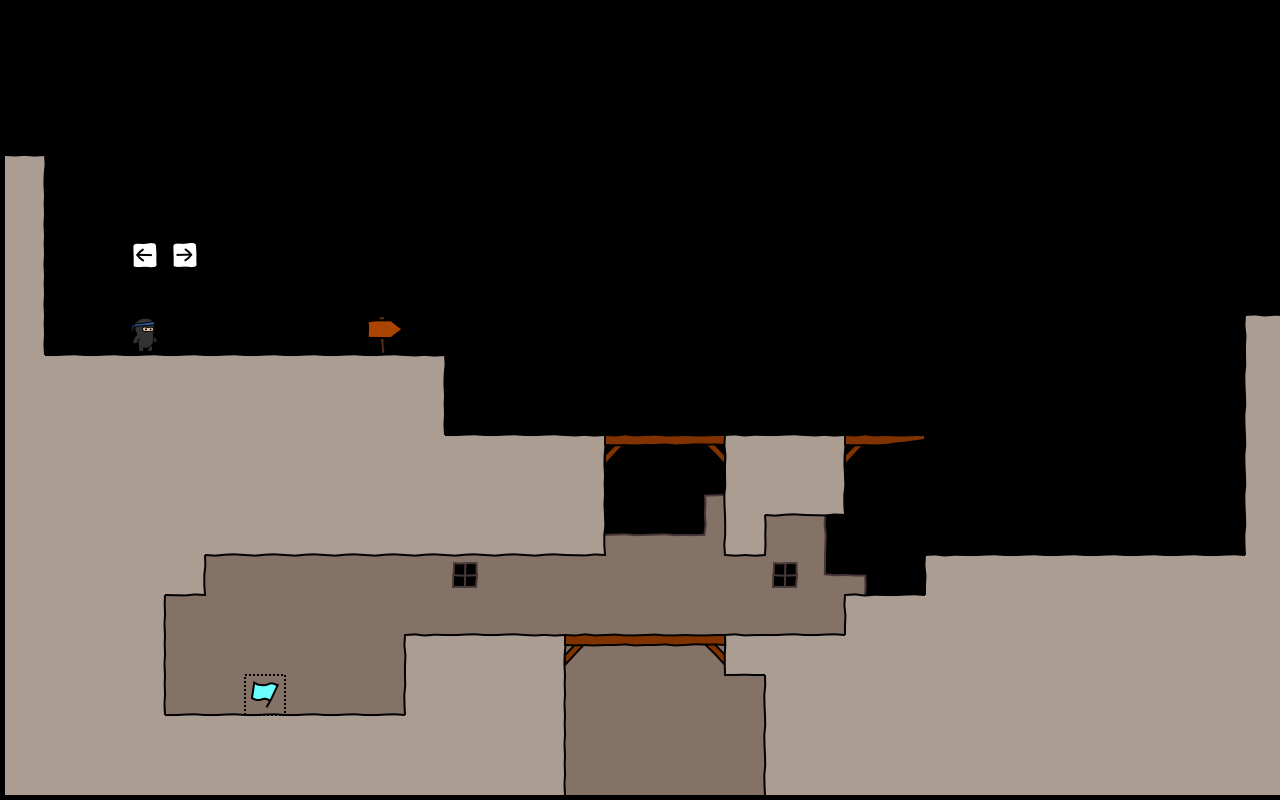

A level layout from a 2D game, rendered from its tile map. Below: a short description, then the map file with its tile-grid data intact:
An orthogonal 32x20 tile map with 40x40 px tiles, 3 tile layers (bg, walls, objects), 1 hidden layer not drawn, 3 tilesets.

<map version="1.0" orientation="orthogonal" width="32" height="20" tilewidth="40" tileheight="40">
 <tileset firstgid="1" name="world1" tilewidth="50" tileheight="50">
  <image source="levelconverter/maps/world1.png" width="400" height="400" />
 </tileset>
 <tileset firstgid="65" name="objectpalette" tilewidth="50" tileheight="50">
  <image source="levelconverter/maps/objectpalette.png" width="400" height="500" />
 </tileset>
 <tileset firstgid="145" name="background" tilewidth="50" tileheight="50">
  <image source="levelconverter/maps/background1.png" width="400" height="400" />
 </tileset>
 <layer name="bg" width="32" height="20">
  <data encoding="csv">
0,0,0,0,0,0,0,0,0,0,0,0,0,0,0,0,0,0,0,0,0,0,0,0,0,0,0,0,0,0,0,0,
0,0,0,0,0,0,0,0,0,0,0,0,0,0,0,0,0,0,0,0,0,0,0,0,0,0,0,0,0,0,0,0,
0,0,0,0,0,0,0,0,0,0,0,0,0,0,0,0,0,0,0,0,0,0,0,0,0,0,0,0,0,0,0,0,
0,0,0,0,0,0,0,0,0,0,0,0,0,0,0,0,0,0,0,0,0,0,0,0,0,0,0,0,0,0,0,0,
0,0,0,0,0,0,0,0,0,0,0,0,0,0,0,0,0,0,0,0,0,0,0,0,0,0,0,0,0,0,0,0,
0,0,0,0,0,0,0,0,0,0,0,0,0,0,0,0,0,0,0,0,0,0,0,0,0,0,0,0,0,0,0,0,
0,0,0,0,0,0,0,0,0,0,0,0,0,0,0,0,0,0,0,0,0,0,0,0,0,0,0,0,0,0,0,0,
0,0,0,0,0,0,0,0,0,0,0,0,0,0,0,0,0,0,0,0,0,0,0,0,0,0,0,0,0,0,0,0,
0,0,0,0,0,0,0,0,0,0,0,0,0,0,0,0,0,0,0,0,0,0,0,0,0,0,0,0,0,0,0,0,
0,0,0,0,0,0,0,0,0,0,0,0,0,0,0,0,0,0,0,0,0,0,0,0,0,0,0,0,0,0,0,0,
0,0,0,0,0,0,0,0,0,0,0,0,0,0,0,0,0,0,0,0,0,0,0,0,0,0,0,0,0,0,0,0,
0,0,0,0,0,0,0,0,0,0,0,0,0,0,0,0,0,0,0,0,0,0,0,0,0,0,0,0,0,0,0,0,
146,146,146,146,146,146,146,146,146,146,146,146,146,146,147,0,0,145,146,146,147,0,0,0,0,0,0,0,0,0,0,0,
154,154,154,154,154,154,154,154,154,154,154,154,154,154,149,146,146,148,154,154,155,0,0,0,0,0,0,0,0,0,0,0,
154,154,154,154,154,154,154,154,154,154,154,150,154,154,154,154,154,154,154,150,149,147,0,0,0,0,0,0,0,0,0,0,
154,154,154,154,154,154,154,154,154,154,154,154,154,154,154,154,154,154,154,154,154,155,0,0,0,0,0,0,0,0,0,0,
154,154,154,154,154,154,154,154,154,154,154,154,154,154,154,154,154,154,154,154,154,155,0,0,0,0,0,0,0,0,0,0,
154,154,154,154,154,154,154,154,154,154,154,154,154,154,154,154,154,154,154,154,154,155,0,0,0,0,0,0,0,0,0,0,
154,154,154,154,154,154,154,154,154,154,154,154,154,154,154,154,154,154,154,154,154,155,0,0,0,0,0,0,0,0,0,0,
154,154,154,154,154,154,154,154,154,154,154,154,154,154,154,154,154,154,154,154,154,155,0,0,0,0,0,0,0,0,0,0
</data>
 </layer>
 <layer name="walls" width="32" height="20">
  <data encoding="csv">
0,0,0,0,0,0,0,0,0,0,0,0,0,0,0,0,0,0,0,0,0,0,0,0,0,0,0,0,0,0,0,0,
0,0,0,0,0,0,0,0,0,0,0,0,0,0,0,0,0,0,0,0,0,0,0,0,0,0,0,0,0,0,0,0,
0,0,0,0,0,0,0,0,0,0,0,0,0,0,0,0,0,0,0,0,0,0,0,0,0,0,0,0,0,0,0,0,
0,0,0,0,0,0,0,0,0,0,0,0,0,0,0,0,0,0,0,0,0,0,0,0,0,0,0,0,0,0,0,0,
11,0,0,0,0,0,0,0,0,0,0,0,0,0,0,0,0,0,0,0,0,0,0,0,0,0,0,0,0,0,0,0,
19,0,0,0,0,0,0,0,0,0,0,0,0,0,0,0,0,0,0,0,0,0,0,0,0,0,0,0,0,0,0,0,
19,0,0,63,64,0,0,0,0,0,0,0,0,0,0,0,0,0,0,0,0,0,0,0,0,0,0,0,0,0,0,0,
19,0,0,0,0,0,0,0,0,0,0,0,0,0,0,0,0,0,0,0,0,0,0,0,0,0,0,0,0,0,0,0,
19,0,0,0,0,0,0,0,0,34,0,0,0,0,0,0,0,0,0,0,0,0,0,0,0,0,0,0,0,0,0,9,
18,10,10,10,10,10,10,10,10,10,11,0,0,0,0,0,0,0,0,0,0,0,0,0,0,0,0,0,0,0,0,17,
18,18,18,18,18,18,18,18,18,18,19,0,0,0,0,0,0,0,0,0,0,0,0,0,0,0,0,0,0,0,0,17,
18,18,18,18,18,18,18,18,18,18,18,10,10,10,11,6,7,8,9,10,11,6,15,0,0,0,0,0,0,0,0,17,
18,18,18,18,18,18,18,18,18,18,18,18,18,18,19,0,0,0,17,26,27,0,0,0,0,0,0,0,0,0,0,17,
18,18,18,18,18,26,26,26,26,26,26,26,26,26,27,0,0,0,28,0,0,0,0,0,0,0,0,0,0,0,0,17,
18,18,18,18,27,0,0,0,0,0,0,0,0,0,0,0,0,0,0,0,0,0,0,9,10,10,10,10,10,10,10,18,
18,18,18,19,0,0,0,0,0,0,0,0,0,0,0,0,0,0,0,0,0,9,10,18,18,18,18,18,18,18,18,18,
18,18,18,19,0,0,0,0,0,0,9,10,10,11,6,7,7,8,1,10,10,18,18,18,18,18,18,18,18,18,18,18,
18,18,18,19,0,0,0,0,0,0,17,18,18,19,0,0,0,0,0,17,18,18,18,18,18,18,18,18,18,18,18,18,
18,18,18,18,10,10,10,10,10,10,18,18,18,19,0,0,0,0,0,17,18,18,18,18,18,18,18,18,18,18,18,18,
18,18,18,18,18,18,18,18,18,18,18,18,18,19,0,0,0,0,0,17,18,18,18,18,18,18,18,18,18,18,18,18
</data>
 </layer>
 <layer name="objects" width="32" height="20">
  <data encoding="csv">
0,0,0,0,0,0,0,0,0,0,0,0,0,0,0,0,0,0,0,0,0,0,0,0,0,0,0,0,0,0,0,0,
0,0,0,0,0,0,0,0,0,0,0,0,0,0,0,0,0,0,0,0,0,0,0,0,0,0,0,0,0,0,0,0,
0,0,0,0,0,0,0,0,0,0,0,0,0,0,0,0,0,0,0,0,0,0,0,0,0,0,0,0,0,0,0,0,
0,0,0,0,0,0,0,0,0,0,0,0,0,0,0,0,0,0,0,0,0,0,0,0,0,0,0,0,0,0,0,0,
0,0,0,0,0,0,0,0,0,0,0,0,0,0,0,0,0,0,0,0,0,0,0,0,0,0,0,0,0,0,0,0,
0,0,0,0,0,0,0,0,0,0,0,0,0,0,0,0,0,0,0,0,0,0,0,0,0,0,0,0,0,0,0,0,
0,0,0,0,0,0,0,0,0,0,0,0,0,0,0,0,0,0,0,0,0,0,0,0,0,0,0,0,0,0,0,0,
0,0,0,0,0,0,0,0,0,0,0,0,0,0,0,0,0,0,0,0,0,0,0,0,0,0,0,0,0,0,0,0,
0,0,0,65,0,0,0,0,0,0,0,0,0,0,0,0,0,0,0,0,0,0,0,0,0,0,0,0,0,0,0,0,
0,0,0,0,0,0,0,0,0,0,0,0,0,0,0,0,0,0,0,0,0,0,0,0,0,0,0,0,0,0,0,0,
0,0,0,0,0,0,0,0,0,0,0,0,0,0,0,0,0,0,0,0,0,0,0,0,0,0,0,0,0,0,0,0,
0,0,0,0,0,0,0,0,0,0,0,0,0,0,0,0,0,0,0,0,0,0,0,0,0,0,0,0,0,0,0,0,
0,0,0,0,0,0,0,0,0,0,0,0,0,0,0,0,0,0,0,0,0,0,0,0,0,0,0,0,0,0,0,0,
0,0,0,0,0,0,0,0,0,0,0,0,0,0,0,0,0,0,0,0,0,0,0,0,0,0,0,0,0,0,0,0,
0,0,0,0,0,0,0,0,0,0,0,0,0,0,0,0,0,0,0,0,0,0,0,0,0,0,0,0,0,0,0,0,
0,0,0,0,0,0,0,0,0,0,0,0,0,0,0,0,0,0,0,0,0,0,0,0,0,0,0,0,0,0,0,0,
0,0,0,0,0,0,0,0,0,0,0,0,0,0,0,0,0,0,0,0,0,0,0,0,0,0,0,0,0,0,0,0,
0,0,0,0,0,0,66,0,0,0,0,0,0,0,0,0,0,0,0,0,0,0,0,0,0,0,0,0,0,0,0,0,
0,0,0,0,0,0,0,0,0,0,0,0,0,0,0,0,0,0,0,0,0,0,0,0,0,0,0,0,0,0,0,0,
0,0,0,0,0,0,0,0,0,0,0,0,0,0,0,0,0,0,0,0,0,0,0,0,0,0,0,0,0,0,0,0
</data>
 </layer>
 <layer name="fg" width="32" height="20" visible="0">
  <data encoding="csv">
0,0,0,0,0,0,0,0,0,0,0,0,0,0,0,0,0,0,0,0,0,0,0,0,0,0,0,0,0,0,0,0,
0,0,0,0,0,0,0,0,0,0,0,0,0,0,0,0,0,0,0,0,0,0,0,0,0,0,0,0,0,0,0,0,
0,0,0,0,0,0,0,0,0,0,0,0,0,0,0,0,0,0,0,0,0,0,0,0,0,0,0,0,0,0,0,0,
0,0,0,0,0,0,0,0,0,0,0,0,0,0,0,0,0,0,0,0,0,0,0,0,0,0,0,0,0,0,0,0,
0,0,0,0,0,0,0,0,0,0,0,0,0,0,0,0,0,0,0,0,0,0,0,0,0,0,0,0,0,0,0,0,
0,0,0,0,0,0,0,0,0,0,0,0,0,0,0,0,0,0,0,0,0,0,0,0,0,0,0,0,0,0,0,0,
0,0,0,0,0,0,0,0,0,0,0,0,0,0,0,0,0,0,0,0,0,0,0,0,0,0,0,0,0,0,0,0,
0,0,0,0,0,0,0,0,0,0,0,0,0,0,0,0,0,0,0,0,0,0,0,0,0,0,0,0,0,0,0,0,
0,0,0,0,0,0,0,0,0,0,0,0,0,0,0,0,0,0,0,0,0,0,0,0,0,0,0,0,0,0,0,0,
0,0,0,0,0,0,0,0,0,0,0,0,0,0,0,0,0,0,0,0,0,0,0,0,0,0,0,0,0,0,0,0,
0,0,0,0,0,0,0,0,0,0,0,0,0,0,0,0,0,0,0,0,0,0,0,0,0,0,0,0,0,0,0,0,
0,0,0,0,0,0,0,0,0,0,0,0,0,0,0,0,0,0,0,0,0,0,0,0,0,0,0,0,0,0,0,0,
0,0,0,0,0,0,0,0,0,0,0,0,0,0,0,0,0,0,0,0,0,0,0,0,0,0,0,0,0,0,0,0,
0,0,0,0,0,0,0,0,0,0,0,0,0,0,0,0,0,0,0,0,0,0,0,0,0,0,0,0,0,0,0,0,
0,0,0,0,0,0,0,0,0,0,0,0,0,0,0,0,0,0,0,0,0,0,0,0,0,0,0,0,0,0,0,0,
0,0,0,0,0,0,0,0,0,0,0,0,0,0,0,0,0,0,0,0,0,0,0,0,0,0,0,0,0,0,0,0,
0,0,0,0,0,0,0,0,0,0,0,0,0,0,0,0,0,0,0,0,0,0,0,0,0,0,0,0,0,0,0,0,
0,0,0,0,0,0,0,0,0,0,0,0,0,0,0,0,0,0,0,0,0,0,0,0,0,0,0,0,0,0,0,0,
0,0,0,0,0,0,0,0,0,0,0,0,0,0,0,0,0,0,0,0,0,0,0,0,0,0,0,0,0,0,0,0,
0,0,0,0,0,0,0,0,0,0,0,0,0,0,0,0,0,0,0,0,0,0,0,0,0,0,0,0,0,0,0,0
</data>
 </layer>
</map>
